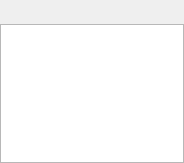
<?xml version="1.0" encoding="UTF-8"?>
<ui version="4.0">
 <class>PopupWindowClass</class>
 <widget class="QWidget" name="PopupWindowClass">
  <property name="geometry">
   <rect>
    <x>0</x>
    <y>0</y>
    <width>184</width>
    <height>163</height>
   </rect>
  </property>
  <property name="windowTitle">
   <string>PopupWindow</string>
  </property>
  <layout class="QGridLayout" name="gridLayout">
   <property name="verticalSpacing">
    <number>0</number>
   </property>
   <property name="margin">
    <number>0</number>
   </property>
   <item row="0" column="0">
    <widget class="QLabel" name="nickLabel">
     <property name="sizePolicy">
      <sizepolicy hsizetype="Preferred" vsizetype="Preferred">
       <horstretch>0</horstretch>
       <verstretch>0</verstretch>
      </sizepolicy>
     </property>
     <property name="minimumSize">
      <size>
       <width>0</width>
       <height>24</height>
      </size>
     </property>
     <property name="text">
      <string/>
     </property>
     <property name="alignment">
      <set>Qt::AlignCenter</set>
     </property>
    </widget>
   </item>
   <item row="1" column="0">
    <widget class="PopupTextBrowser" name="textBrowser">
     <property name="mouseTracking">
      <bool>true</bool>
     </property>
     <property name="focusPolicy">
      <enum>Qt::ClickFocus</enum>
     </property>
     <property name="contextMenuPolicy">
      <enum>Qt::NoContextMenu</enum>
     </property>
     <property name="verticalScrollBarPolicy">
      <enum>Qt::ScrollBarAlwaysOff</enum>
     </property>
     <property name="horizontalScrollBarPolicy">
      <enum>Qt::ScrollBarAlwaysOff</enum>
     </property>
     <property name="textInteractionFlags">
      <set>Qt::NoTextInteraction</set>
     </property>
     <property name="openLinks">
      <bool>false</bool>
     </property>
    </widget>
   </item>
  </layout>
 </widget>
 <layoutdefault spacing="6" margin="11"/>
 <customwidgets>
  <customwidget>
   <class>PopupTextBrowser</class>
   <extends>QTextBrowser</extends>
   <header>src/corelayers/notification/popuptextbrowser.h</header>
  </customwidget>
 </customwidgets>
 <resources/>
 <connections/>
</ui>
